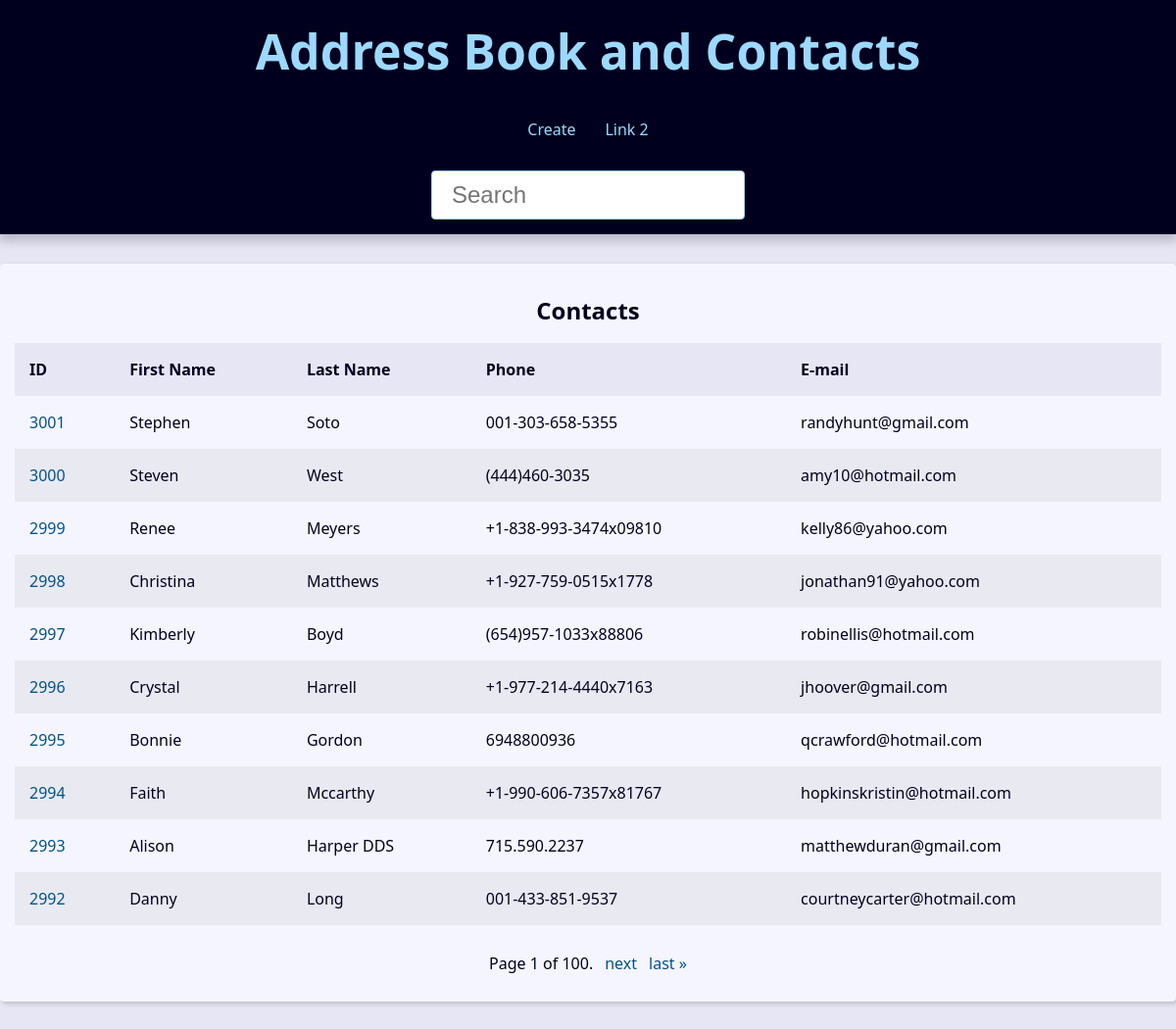
The app's page /, older data.
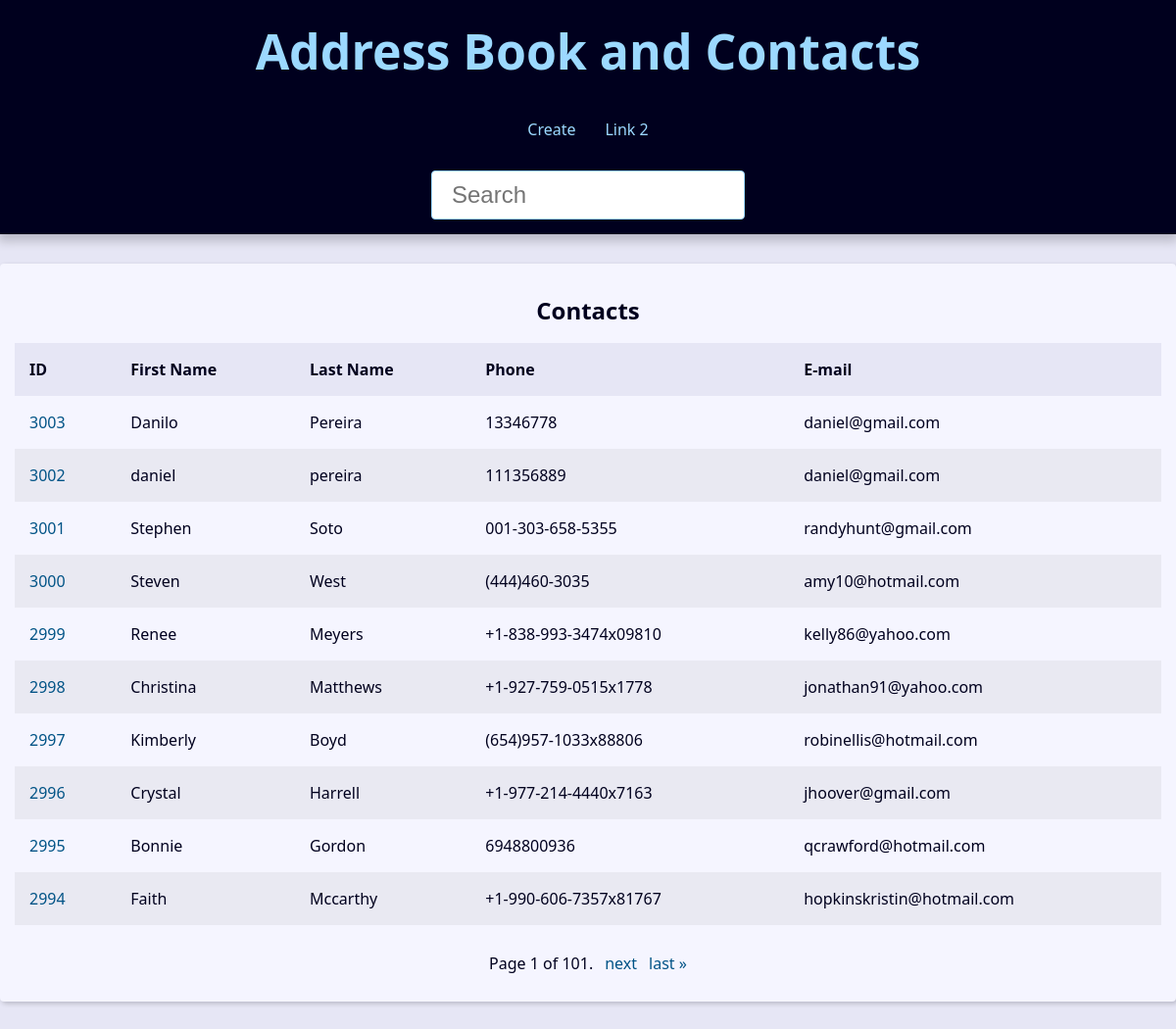
The same page, newer data.
### contact/models.py (models this page shows, shortened)
class Contact(models.Model):
    first_name = models.CharField(max_length=50)
    last_name = models.CharField(max_length=50, blank=True)
    phone = models.CharField(max_length=50)
    email = models.EmailField(max_length=254, blank=True)
    created_date = models.DateTimeField(default=timezone.now)
    description = models.TextField(blank=True)
    show = models.BooleanField(default=True)
    picture = models.ImageField(blank=True, upload_to='pictures/%Y/%m/')
    category = models.ForeignKey(
        Category,
        on_delete=models.SET_NULL,
        blank=True, null=True
    )
    owner = models.ForeignKey(
        User,
        on_delete=models.SET_NULL,
        blank=True, null=True
    )

### contact/views/contact_views.py (the view)
# urls.py: path('', views.index, name='index'),
def index(request):
    contacts = Contact.objects \
        .filter(show=True)\
        .order_by('-id')
    paginator = Paginator(contacts, 10)
    page_number = request.GET.get("page")
    page_obj = paginator.get_page(page_number)
    context = {
        'page_obj': page_obj,
    }
    return render(
        request,
        'contact/index.html',
        context
    )

### contact/templates/contact/index.html
{% extends 'global/base.html' %}
{% block content %}
  {% if page_obj %}
    <div class="responsive-table">
      <table class="contacts-table">
        <caption class="table-caption ">
          Contacts
        </caption>
        <thead>
          <tr class="table-row table-row-header">
            <th class="table-header">ID</th>
            <th class="table-header">First Name</th>
            <th class="table-header">Last Name</th>
            <th class="table-header">Phone</th>
            <th class="table-header">E-mail</th>
          </tr>
        </thead>
        <tbody>
          {% for contact in page_obj %}
            <tr class="table-row">
              <td class="table-cel">
                <a
                  class="table-link"
                  href="{% url 'contact:contact' contact.id %}"
                >
                  {{ contact.id }}
                </a>
              </td>
              <td class="table-cel">
                {{ contact.first_name }}
              </td>
              <td class="table-cel">
                {{ contact.last_name }}
              </td>
              <td class="table-cel">
                {{ contact.phone }}
              </td>
              <td class="table-cel">
                {{ contact.email }}
              </td>
            </tr>
          {% endfor %}
        </tbody>
      </table>
    </div>
  {% else %}
    <div class="single-contact">
      <h1 class="single-contact-name">
        No contacts found.
      </h1>
    </div>
  {% endif %}
{% endblock content %}

Row changes from the older to the newer data that the page shows:
no longer on this page (row unchanged): Contact: id "2993", first_name "Alison", last_name "Harper DDS", phone "715.590.2237", email "matthewduran@gmail.com"
no longer on this page (row unchanged): Contact: id "2992", first_name "Danny", last_name "Long", phone "001-433-851-9537", email "courtneycarter@hotmail.com"
added Contact: id "3003", first_name "Danilo", last_name "Pereira", phone "13346778", email "daniel@gmail.com"
added Contact: id "3002", first_name "daniel", last_name "pereira", phone "111356889", email "daniel@gmail.com"
Text that changed along with them:
{{ page_obj.paginator.num_pages }}: "100" → "101"
